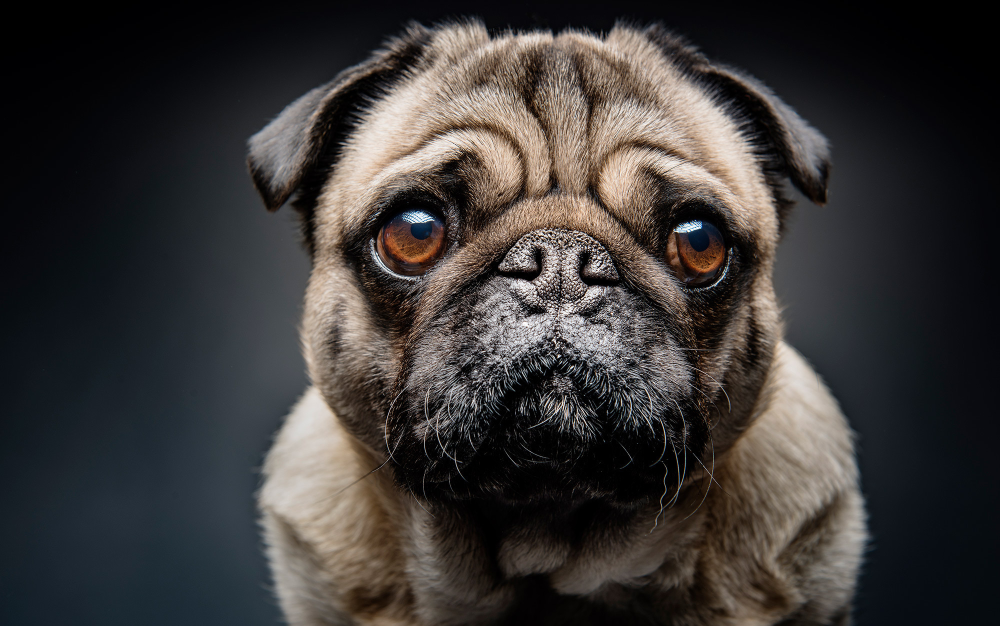
#> input picture History of Gradients/3.jpg, 2000 x 1252 px (shown at 1/2 size)
$ jupyter execute 'HoG using Fundamentals.ipynb'   (older library calls are emulated)
#> lines starting #> are read from the running program, lines starting #| are printed output that depends on the picture
# Histogram of Gradients : HOG

### 1) Importing the libraries

[cell 1]
import cv2
import numpy as np
from matplotlib import pyplot as plt
from skimage import io

### 2) Load the image

[cell 2]
image_path = '3.jpg'

[cell 3]
# Load an image from a file
image = io.imread(image_path)
#> image is the input picture: shape (1252, 2000, 3); mean R, G, B 59.2, 55.9, 54.7
plt.imshow(image)

### Step 1: Preprocess the image

[cell 4]
def preprocess_image(image_path):
    # Read the image
    image = cv2.imread(image_path)

    # Convert the image to grayscale
    gray_image = cv2.cvtColor(image, cv2.COLOR_BGR2GRAY)

    # Resize the image to a fixed size
    resized_image = cv2.resize(gray_image, (128, 256))

    # Apply local contrast normalization
    clahe = cv2.createCLAHE(clipLimit=2.0, tileGridSize=(8, 8))
    normalized_image = clahe.apply(resized_image)

    return normalized_image

[cell 5]
norm = preprocess_image(image_path)
#> in preprocess_image, `resized_image = cv2.resize(gray_image, (128, 256))`:
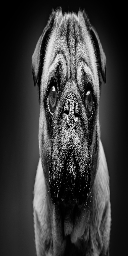
#> resized_image: shape (256, 128); min 0, max 251, mean 56.7
#> in preprocess_image, `normalized_image = clahe.apply(resized_image)`:
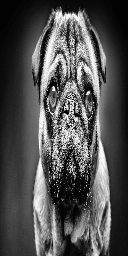
#> normalized_image: shape (256, 128); min 1, max 255, mean 80.1

[cell 6]
plt.imshow(norm)

### Step 2: Compute gradients

[cell 7]
def compute_gradients(image):
    # Calculate gradients using Sobel operators
    gradient_x = cv2.Sobel(image, cv2.CV_64F, 1, 0, ksize=5)
    gradient_y = cv2.Sobel(image, cv2.CV_64F, 0, 1, ksize=5)

    # Calculate gradient magnitude and orientation
    magnitude = np.sqrt(gradient_x**2 + gradient_y**2)
    orientation = np.arctan2(gradient_y, gradient_x) * 180 / np.pi

    return magnitude, orientation

[cell 8]
magnitude, orientation = compute_gradients(norm)
#> in compute_gradients, `gradient_x = cv2.Sobel(image, cv2.CV_64F, 1, 0, ksize=5)`:
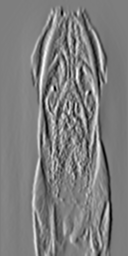
#> gradient_x: shape (256, 128) float64; min -9579, max 9774, mean -9.5; drawn with min black and max white
#> in compute_gradients, `gradient_y = cv2.Sobel(image, cv2.CV_64F, 0, 1, ksize=5)`:
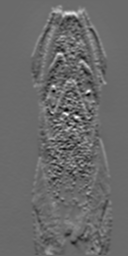
#> gradient_y: shape (256, 128) float64; min -7033, max 9863, mean 27.1; drawn with min black and max white
#> in compute_gradients, `magnitude = np.sqrt(gradient_x**2 + gradient_y**2)`:
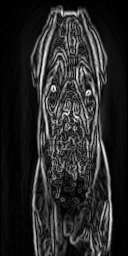
#> magnitude: shape (256, 128) float64; min 0, max 10503.8, mean 1645.3; drawn with min black and max white
#> in compute_gradients, `orientation = np.arctan2(gradient_y, gradient_x) * 180 / np.pi`:
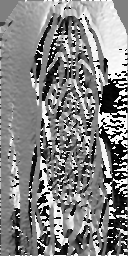
#> orientation: shape (256, 128) float64; min -180, max 180, mean 6.2; drawn with min black and max white

### Step 3: Divide the image into cells and compute HOG for each cell

[cell 9]
def compute_hog_cells(magnitude, orientation, cell_size):
    cells = []

    for i in range(0, magnitude.shape[0], cell_size):
        for j in range(0, magnitude.shape[1], cell_size):
            cell_magnitude = magnitude[i:i + cell_size, j:j + cell_size]
            cell_orientation = orientation[i:i + cell_size, j:j + cell_size]

            cell_hist = np.histogram(cell_orientation, bins=9, range=(0, 180))[0]

            cells.append(cell_hist)

    return cells

[cell 10]
cell_size=8

### Step 3.1: Plotting few histograms for visualization

[cell 11]
for i in range(0, 8, cell_size):
    for j in range(0, 24, cell_size):
        cell_magnitude = magnitude[i:i + cell_size, j:j + cell_size]
        cell_orientation = orientation[i:i + cell_size, j:j + cell_size]

        cell_hist = np.histogram(cell_orientation, bins=9, range=(0, 180))[0]

        # Plot the histogram
        plt.figure()
        plt.bar(np.arange(9), cell_hist)
        plt.title("Histogram for cell at (i={}, j={})".format(i, j))
        plt.xlabel("Orientation bin")
        plt.ylabel("Frequency")
        plt.show()
#> this loop made 1 pass
#> pass 1, `plt.show()`:
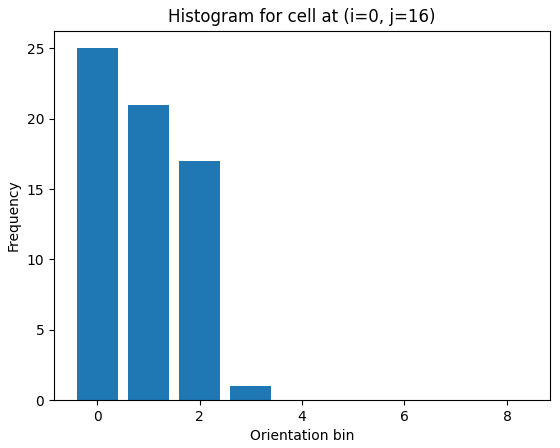
#> figure drawn by matplotlib, 1 panel; tallest bar 25 high, from x = -0.4 to 0.4

[cell 12]
cells = compute_hog_cells(magnitude=magnitude, orientation=orientation, cell_size=8)
#> after the loop in compute_hog_cells, `for i in range(0, magnitude.shape[0], cell_size):`: cells = 512 items, first 6: [64, 0, 0, 0, 0, 0, 0, 0, 0], [63, 0, 1, 0, 0, 0, 0, 0, 0], [25, 21, 17, 1, 0, 0, 0, 0, 0], [7, 8, 27, 16, 3, 0, 0, 1, 2], [8, 5, 22, 25, 4, 0, 0, 0, 0], [5, 0, 4, 15, 27, 8, 1, 1, 3]

### Step 4: Block normalization

[cell 13]
def block_normalization(cells, block_size=2):
    hog_vector = []
    for i in range(0, len(cells) - block_size + 1, block_size):
        for j in range(0, len(cells[0]) - block_size + 1, block_size):
            block = cells[i:i + block_size, j:j + block_size]
            block_vector = np.concatenate(block).astype(float)  # Ensure block_vector is of float data type
            # L2 normalization
            block_vector /= np.linalg.norm(block_vector)
            hog_vector.extend(block_vector)
    return hog_vector

[cell 14]
hog_vector = block_normalization(np.array(cells), block_size=2)
#> the loop in block_normalization, `for i in range(0, len(cells) - block_size + 1, block_size):` made 256 passes
#> i on passes 3 to 5: 4, 6, 8
#> after the loop in block_normalization, `for i in range(0, len(cells) - block_size + 1, block_size):`: hog_vector = 4096 items, first 6: 0.713, 0, 0.702, 0, 0, 0
#> hog_vector = 4096 items, first 6: 0.713, 0, 0.702, 0, 0, 0

## Plotting the Edges detected by the HOG Technique

[cell 15]
def do_the_work(image_path):
    norm = preprocess_image(image_path)
    magnitude, orientation = compute_gradients(norm)
    return magnitude, orientation

[cell 16]
mag, ori = do_the_work(image_path)

[cell 17]
import numpy as np
import matplotlib.pyplot as plt

# Normalize the magnitude values
magnitude = mag / np.max(mag)

# Create a grid of points for quiver plot
x = np.arange(0, magnitude.shape[1])
#> x = 128 values from 0 to 127
y = np.arange(magnitude.shape[0], 0,-1)
#> y = 256 values, max 256 at index 0, min 1 at index 255, mean 128.5

# Create a meshgrid
X, Y = np.meshgrid(x, y)
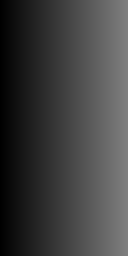
#> X: shape (256, 128) int64; min 0, max 127, mean 63.5
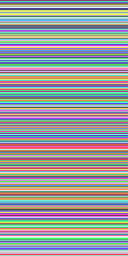
#> Y: shape (256, 128) int64; 256 distinct labels, from 1 to 256; one colour per label, 0 black

# Convert orientation from degrees to radians
orientation_rad = np.radians(ori)

# Calculate the x and y components of the vectors
U = magnitude * np.cos(orientation_rad)
V = magnitude * np.sin(orientation_rad)

# Create a figure and axis
plt.figure()
plt.title(f'HOG Features of {image_path}')

# Quiver plot to visualize gradient directions
plt.quiver(X, Y, U, V, angles='xy', scale_units='xy', scale=1, color='red', cmap='hsv', alpha=0.9)

plt.show()
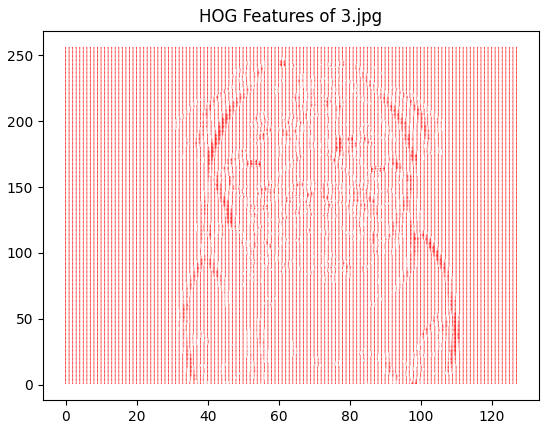
#> figure drawn by matplotlib, 1 panel

$ run again, with History of Gradients/2.jpg copied over History of Gradients/3.jpg
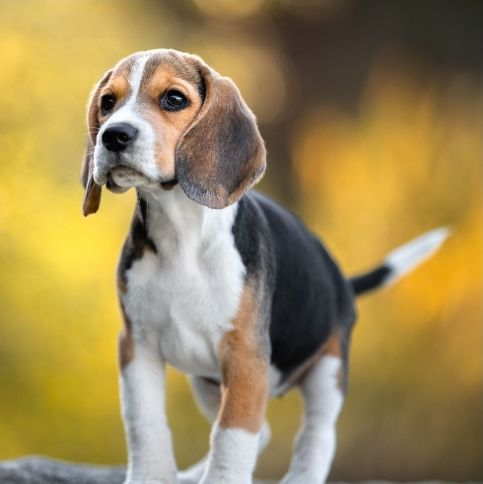
#> input picture History of Gradients/2.jpg, 483 x 484 px
#> image is the input picture: shape (484, 483, 3); mean R, G, B 157, 136.3, 86.9
#> the loop `for i in range(0, 8, cell_size):` made 1 pass
#> pass 1, `plt.show()`:
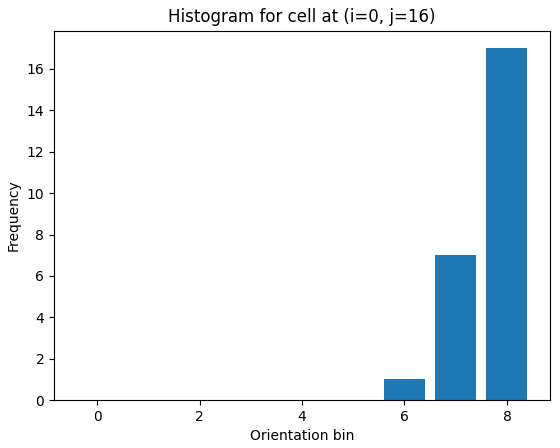
#> figure drawn by matplotlib, 1 panel; tallest bar 17 high, from x = 7.6 to 8.4
#> after the loop in compute_hog_cells, `for i in range(0, magnitude.shape[0], cell_size):`: cells = 512 items, first 6: [11, 19, 12, 11, 8, 2, 0, 0, 1], [20, 3, 5, 3, 0, 0, 0, 0, 0], [0, 0, 0, 0, 0, 0, 1, 7, 17], [0, 0, 0, 0, 0, 0, 8, 38, 18], [0, 0, 0, 0, 0, 0, 0, 30, 34], [3, 0, 0, 0, 1, 0, 2, 45, 7]
#> the loop in block_normalization, `for i in range(0, len(cells) - block_size + 1, block_size):` made 256 passes
#> i on passes 3 to 5: 4, 6, 8
#> after the loop in block_normalization, `for i in range(0, len(cells) - block_size + 1, block_size):`: hog_vector = 4096 items, first 6: 0.369, 0.637, 0.67, 0.101, 0.694, 0.636
#> x = 128 values from 0 to 127
#> y = 256 values, max 256 at index 0, min 1 at index 255, mean 128.5
#> Y: shape (256, 128) int64; 256 distinct labels, from 1 to 256
#> `plt.show()`:
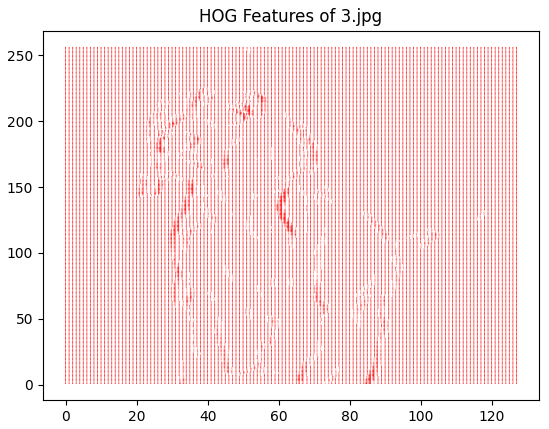
#> figure drawn by matplotlib, 1 panel
